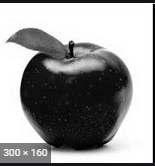
#> input picture Geometric Transformation of images and image thresholdig/apple.PNG, 155 x 166 px, found by its file name
$ python affline_transformation.py
#> lines starting #> are read from the running program, lines starting #| are printed output that depends on the picture
import cv2
import numpy as np
from matplotlib import pyplot as plt

img = cv2.imread('apple.png')
#> img is the input picture: shape (166, 155, 3); mean B, G, R 153.7, 153.6, 153.6
rows, cols, ch = img.shape
#> rows = 166; cols = 155; ch = 3
pts1 = np.float32([[50, 50], [200, 50], [50, 200]])
pts2 = np.float32([[10, 100], [200, 50], [100, 250]])
M = cv2.getAffineTransform(pts1, pts2)
dst = cv2.warpAffine(img, M, (cols, rows))
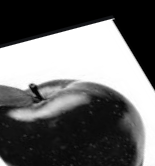
#> dst: shape (166, 155, 3); mean B, G, R 106.5, 106.5, 106.5
plt.subplot(121), plt.imshow(img), plt.title('Input')
plt.subplot(122), plt.imshow(dst), plt.title('Output')
plt.show()
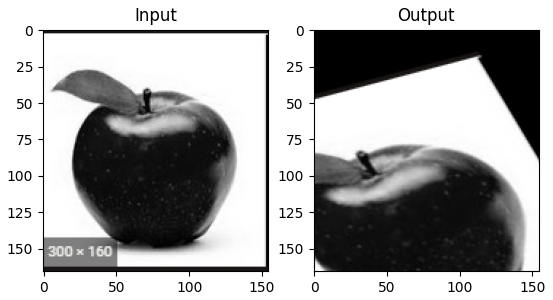
#> figure drawn by matplotlib, 2 panels; B, G, R data is drawn as R, G, B
